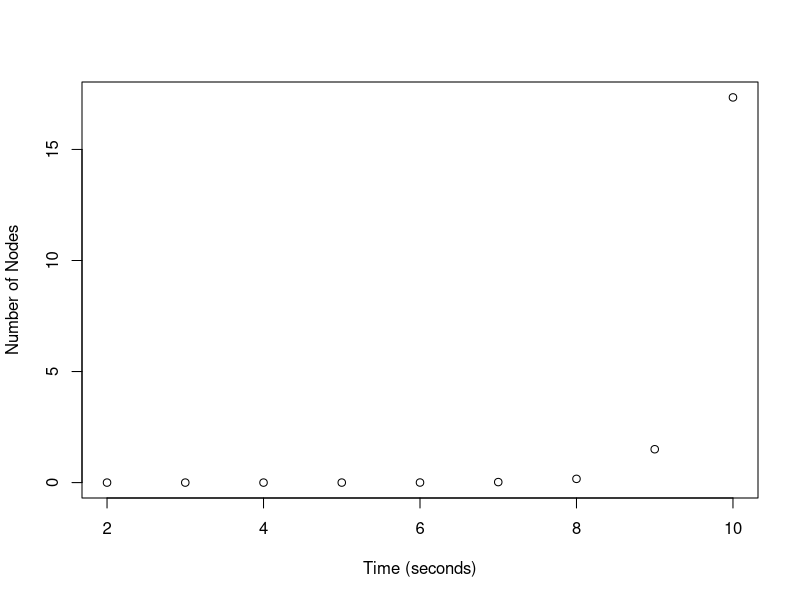
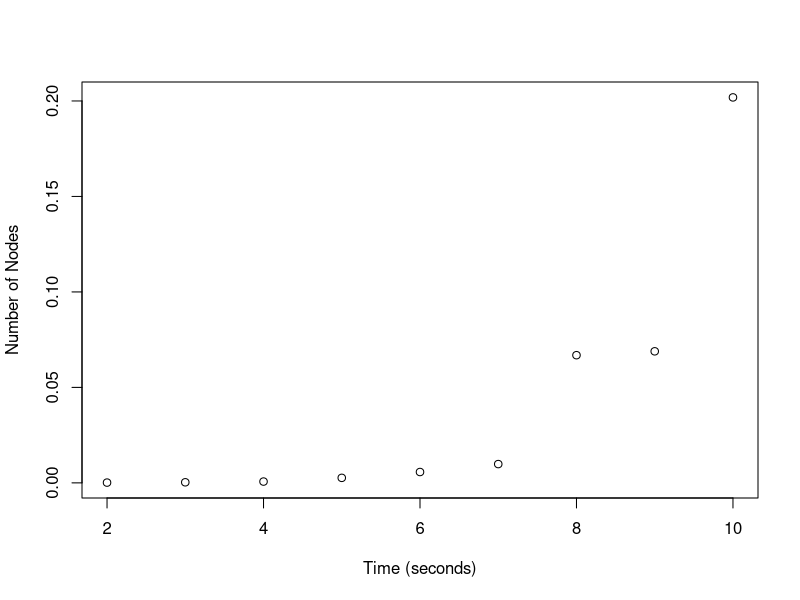
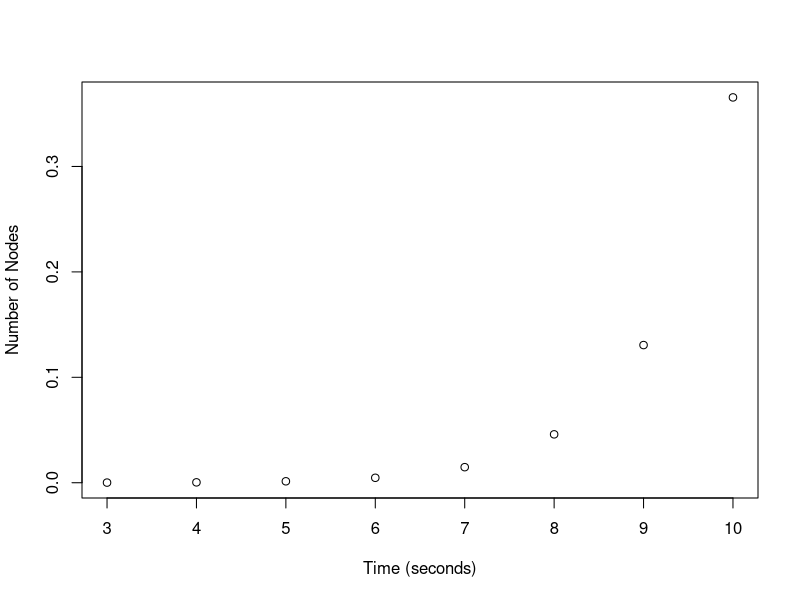
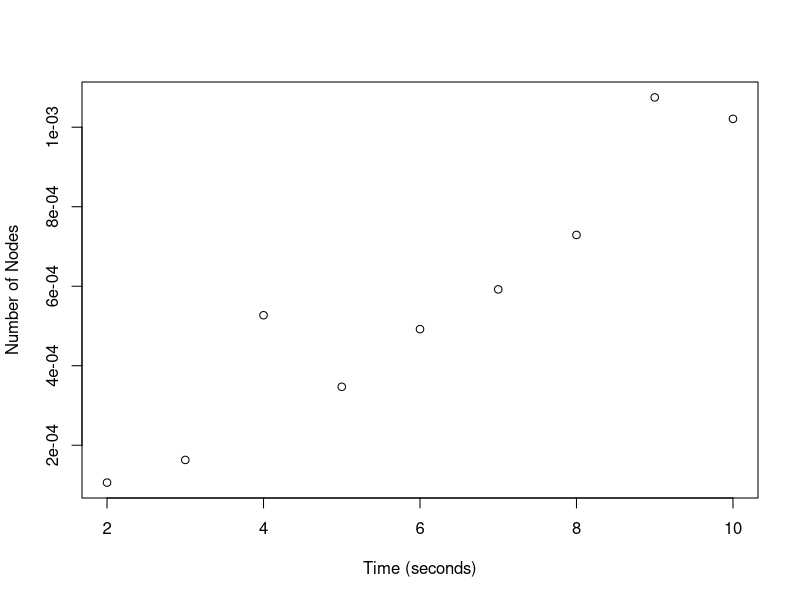

Here is the R script that generated these plots, in order:
## Read in the data
data <- read.csv(file="runs.csv", header=TRUE, sep=',')

for (set in c("BruteForce", "BranchAndBound", "DynamicProgramming", "MSTApproximation")) {
    algodata = data[data$ALGO == set,]
    pdf(paste(set, ".pdf", sep=""))
    plot(algodata$N, algodata$TIME, xlab="Time (seconds)", ylab="Number of Nodes")
    dev.off()
}
